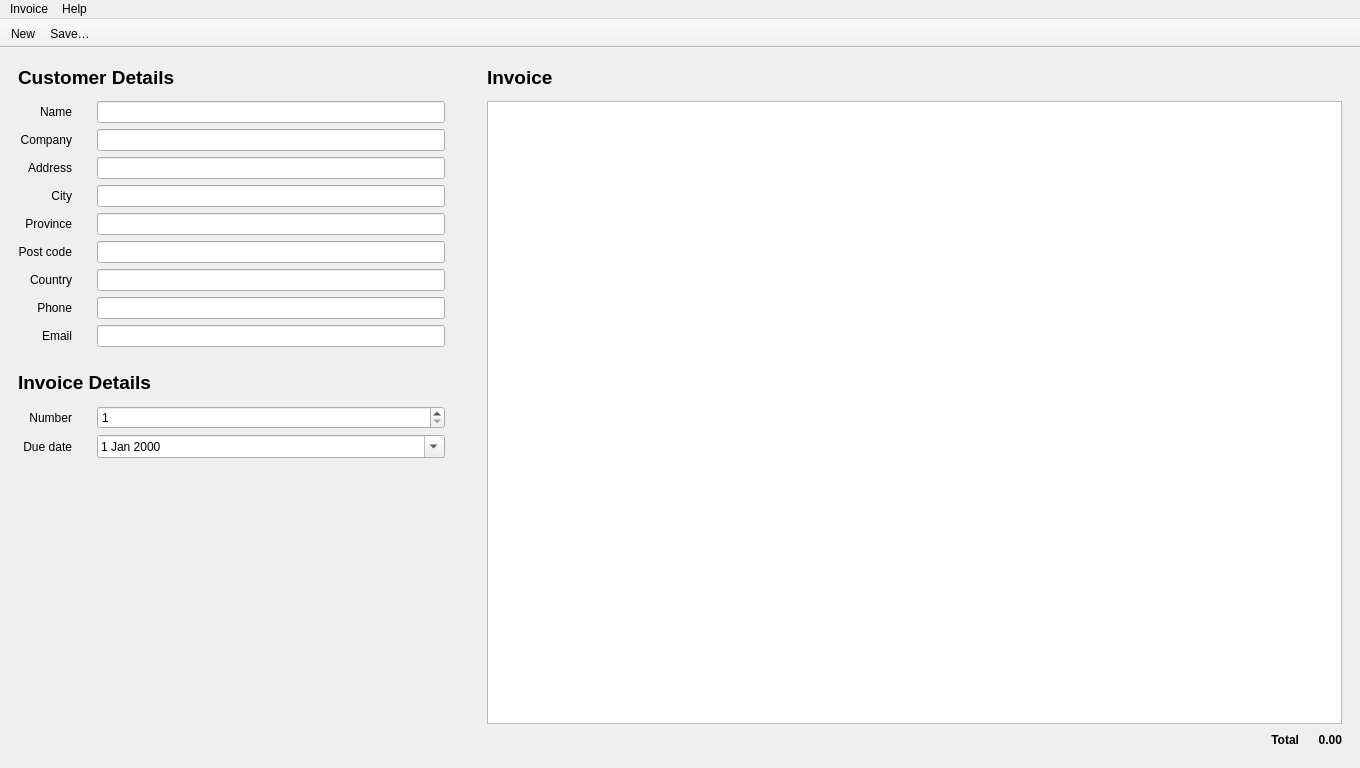
<?xml version="1.0" encoding="UTF-8"?>
<ui version="4.0">
 <author>Delvian Valentine</author>
 <class>MainWindow</class>
 <widget class="QMainWindow" name="MainWindow">
  <property name="geometry">
   <rect>
    <x>0</x>
    <y>0</y>
    <width>1360</width>
    <height>768</height>
   </rect>
  </property>
  <property name="windowTitle">
   <string>Yocto Invoice</string>
  </property>
  <widget class="QWidget" name="centralwidget">
   <layout class="QHBoxLayout" name="horizontalLayout_2" stretch="1,0,2">
    <property name="leftMargin">
     <number>18</number>
    </property>
    <property name="topMargin">
     <number>18</number>
    </property>
    <property name="rightMargin">
     <number>18</number>
    </property>
    <property name="bottomMargin">
     <number>18</number>
    </property>
    <item>
     <layout class="QGridLayout" name="gridLayout">
      <item row="6" column="0">
       <widget class="QLabel" name="label_5">
        <property name="text">
         <string>Province</string>
        </property>
        <property name="alignment">
         <set>Qt::AlignRight|Qt::AlignTrailing|Qt::AlignVCenter</set>
        </property>
       </widget>
      </item>
      <item row="3" column="2">
       <widget class="QLineEdit" name="edit_customer_company"/>
      </item>
      <item row="2" column="0">
       <widget class="QLabel" name="label">
        <property name="text">
         <string>Name</string>
        </property>
        <property name="alignment">
         <set>Qt::AlignRight|Qt::AlignTrailing|Qt::AlignVCenter</set>
        </property>
       </widget>
      </item>
      <item row="9" column="2">
       <widget class="QLineEdit" name="edit_customer_phone"/>
      </item>
      <item row="14" column="0" colspan="3">
       <spacer name="verticalSpacer_4">
        <property name="orientation">
         <enum>Qt::Vertical</enum>
        </property>
        <property name="sizeType">
         <enum>QSizePolicy::Fixed</enum>
        </property>
        <property name="sizeHint" stdset="0">
         <size>
          <width>20</width>
          <height>6</height>
         </size>
        </property>
       </spacer>
      </item>
      <item row="4" column="0">
       <widget class="QLabel" name="label_3">
        <property name="text">
         <string>Address</string>
        </property>
        <property name="alignment">
         <set>Qt::AlignRight|Qt::AlignTrailing|Qt::AlignVCenter</set>
        </property>
       </widget>
      </item>
      <item row="16" column="0">
       <widget class="QLabel" name="label_10">
        <property name="text">
         <string>Due date</string>
        </property>
        <property name="alignment">
         <set>Qt::AlignRight|Qt::AlignTrailing|Qt::AlignVCenter</set>
        </property>
       </widget>
      </item>
      <item row="15" column="0">
       <widget class="QLabel" name="label_20">
        <property name="text">
         <string>Number</string>
        </property>
        <property name="alignment">
         <set>Qt::AlignRight|Qt::AlignTrailing|Qt::AlignVCenter</set>
        </property>
       </widget>
      </item>
      <item row="17" column="0" colspan="3">
       <spacer name="verticalSpacer_5">
        <property name="orientation">
         <enum>Qt::Vertical</enum>
        </property>
        <property name="sizeHint" stdset="0">
         <size>
          <width>20</width>
          <height>40</height>
         </size>
        </property>
       </spacer>
      </item>
      <item row="10" column="2" rowspan="2">
       <widget class="QLineEdit" name="edit_customer_email"/>
      </item>
      <item row="16" column="2">
       <widget class="QDateEdit" name="edit_invoice_due_date">
        <property name="calendarPopup">
         <bool>true</bool>
        </property>
       </widget>
      </item>
      <item row="13" column="0" colspan="3">
       <widget class="QLabel" name="label_23">
        <property name="font">
         <font>
          <pointsize>14</pointsize>
          <bold>true</bold>
         </font>
        </property>
        <property name="text">
         <string>Invoice Details</string>
        </property>
       </widget>
      </item>
      <item row="0" column="0" colspan="3">
       <widget class="QLabel" name="label_14">
        <property name="font">
         <font>
          <pointsize>14</pointsize>
          <bold>true</bold>
         </font>
        </property>
        <property name="text">
         <string>Customer Details</string>
        </property>
       </widget>
      </item>
      <item row="2" column="1" rowspan="10">
       <spacer name="horizontalSpacer_2">
        <property name="orientation">
         <enum>Qt::Horizontal</enum>
        </property>
        <property name="sizeType">
         <enum>QSizePolicy::Fixed</enum>
        </property>
        <property name="sizeHint" stdset="0">
         <size>
          <width>13</width>
          <height>20</height>
         </size>
        </property>
       </spacer>
      </item>
      <item row="5" column="0">
       <widget class="QLabel" name="label_4">
        <property name="text">
         <string>City</string>
        </property>
        <property name="alignment">
         <set>Qt::AlignRight|Qt::AlignTrailing|Qt::AlignVCenter</set>
        </property>
       </widget>
      </item>
      <item row="5" column="2">
       <widget class="QLineEdit" name="edit_customer_city">
        <property name="sizePolicy">
         <sizepolicy hsizetype="Preferred" vsizetype="Fixed">
          <horstretch>0</horstretch>
          <verstretch>0</verstretch>
         </sizepolicy>
        </property>
       </widget>
      </item>
      <item row="9" column="0">
       <widget class="QLabel" name="label_8">
        <property name="text">
         <string>Phone</string>
        </property>
        <property name="alignment">
         <set>Qt::AlignRight|Qt::AlignTrailing|Qt::AlignVCenter</set>
        </property>
       </widget>
      </item>
      <item row="15" column="1" rowspan="2">
       <spacer name="horizontalSpacer_3">
        <property name="orientation">
         <enum>Qt::Horizontal</enum>
        </property>
        <property name="sizeType">
         <enum>QSizePolicy::Fixed</enum>
        </property>
        <property name="sizeHint" stdset="0">
         <size>
          <width>13</width>
          <height>20</height>
         </size>
        </property>
       </spacer>
      </item>
      <item row="2" column="2">
       <widget class="QLineEdit" name="edit_customer_name"/>
      </item>
      <item row="15" column="2">
       <widget class="QSpinBox" name="edit_invoice_num">
        <property name="minimum">
         <number>1</number>
        </property>
       </widget>
      </item>
      <item row="8" column="0">
       <widget class="QLabel" name="label_7">
        <property name="text">
         <string>Country</string>
        </property>
        <property name="alignment">
         <set>Qt::AlignRight|Qt::AlignTrailing|Qt::AlignVCenter</set>
        </property>
       </widget>
      </item>
      <item row="8" column="2">
       <widget class="QLineEdit" name="edit_customer_country"/>
      </item>
      <item row="10" column="0" rowspan="2">
       <widget class="QLabel" name="label_9">
        <property name="text">
         <string>Email</string>
        </property>
        <property name="alignment">
         <set>Qt::AlignRight|Qt::AlignTrailing|Qt::AlignVCenter</set>
        </property>
       </widget>
      </item>
      <item row="12" column="0" colspan="3">
       <spacer name="verticalSpacer">
        <property name="orientation">
         <enum>Qt::Vertical</enum>
        </property>
        <property name="sizeType">
         <enum>QSizePolicy::Fixed</enum>
        </property>
        <property name="sizeHint" stdset="0">
         <size>
          <width>20</width>
          <height>18</height>
         </size>
        </property>
       </spacer>
      </item>
      <item row="6" column="2">
       <widget class="QLineEdit" name="edit_customer_province"/>
      </item>
      <item row="4" column="2">
       <widget class="QLineEdit" name="edit_customer_address"/>
      </item>
      <item row="3" column="0">
       <widget class="QLabel" name="label_2">
        <property name="text">
         <string>Company</string>
        </property>
        <property name="alignment">
         <set>Qt::AlignRight|Qt::AlignTrailing|Qt::AlignVCenter</set>
        </property>
       </widget>
      </item>
      <item row="1" column="0" colspan="3">
       <spacer name="verticalSpacer_2">
        <property name="orientation">
         <enum>Qt::Vertical</enum>
        </property>
        <property name="sizeType">
         <enum>QSizePolicy::Fixed</enum>
        </property>
        <property name="sizeHint" stdset="0">
         <size>
          <width>20</width>
          <height>6</height>
         </size>
        </property>
       </spacer>
      </item>
      <item row="7" column="0">
       <widget class="QLabel" name="label_6">
        <property name="text">
         <string>Post code</string>
        </property>
        <property name="alignment">
         <set>Qt::AlignRight|Qt::AlignTrailing|Qt::AlignVCenter</set>
        </property>
       </widget>
      </item>
      <item row="7" column="2">
       <widget class="QLineEdit" name="edit_customer_post_code"/>
      </item>
     </layout>
    </item>
    <item>
     <spacer name="horizontalSpacer_5">
      <property name="orientation">
       <enum>Qt::Horizontal</enum>
      </property>
      <property name="sizeType">
       <enum>QSizePolicy::Fixed</enum>
      </property>
      <property name="sizeHint" stdset="0">
       <size>
        <width>36</width>
        <height>20</height>
       </size>
      </property>
     </spacer>
    </item>
    <item>
     <layout class="QVBoxLayout" name="verticalLayout">
      <item>
       <widget class="QLabel" name="label_15">
        <property name="font">
         <font>
          <pointsize>14</pointsize>
          <bold>true</bold>
         </font>
        </property>
        <property name="text">
         <string>Invoice</string>
        </property>
       </widget>
      </item>
      <item>
       <spacer name="verticalSpacer_3">
        <property name="orientation">
         <enum>Qt::Vertical</enum>
        </property>
        <property name="sizeType">
         <enum>QSizePolicy::Fixed</enum>
        </property>
        <property name="sizeHint" stdset="0">
         <size>
          <width>20</width>
          <height>6</height>
         </size>
        </property>
       </spacer>
      </item>
      <item>
       <widget class="QTableView" name="table_invoice">
        <property name="alternatingRowColors">
         <bool>true</bool>
        </property>
       </widget>
      </item>
      <item>
       <layout class="QHBoxLayout" name="horizontalLayout">
        <item>
         <spacer name="horizontalSpacer">
          <property name="orientation">
           <enum>Qt::Horizontal</enum>
          </property>
          <property name="sizeHint" stdset="0">
           <size>
            <width>40</width>
            <height>20</height>
           </size>
          </property>
         </spacer>
        </item>
        <item>
         <layout class="QGridLayout" name="gridLayout_2">
          <item row="0" column="1" rowspan="2">
           <spacer name="horizontalSpacer_4">
            <property name="orientation">
             <enum>Qt::Horizontal</enum>
            </property>
            <property name="sizeType">
             <enum>QSizePolicy::Fixed</enum>
            </property>
            <property name="sizeHint" stdset="0">
             <size>
              <width>13</width>
              <height>20</height>
             </size>
            </property>
           </spacer>
          </item>
          <item row="0" column="0" rowspan="2">
           <widget class="QLabel" name="label_13">
            <property name="font">
             <font>
              <bold>true</bold>
             </font>
            </property>
            <property name="text">
             <string>Total</string>
            </property>
            <property name="alignment">
             <set>Qt::AlignRight|Qt::AlignTrailing|Qt::AlignVCenter</set>
            </property>
           </widget>
          </item>
          <item row="0" column="2" rowspan="2">
           <widget class="QLabel" name="label_invoice_total">
            <property name="font">
             <font>
              <bold>true</bold>
             </font>
            </property>
            <property name="text">
             <string>0.00</string>
            </property>
            <property name="alignment">
             <set>Qt::AlignRight|Qt::AlignTrailing|Qt::AlignVCenter</set>
            </property>
           </widget>
          </item>
         </layout>
        </item>
       </layout>
      </item>
     </layout>
    </item>
   </layout>
  </widget>
  <widget class="QMenuBar" name="menubar">
   <property name="geometry">
    <rect>
     <x>0</x>
     <y>0</y>
     <width>1360</width>
     <height>23</height>
    </rect>
   </property>
   <widget class="QMenu" name="menuInvoice">
    <property name="title">
     <string>Invoice</string>
    </property>
    <addaction name="action_new"/>
    <addaction name="action_save"/>
    <addaction name="action_save_quote"/>
    <addaction name="separator"/>
    <addaction name="action_business_details"/>
   </widget>
   <widget class="QMenu" name="menuHelp">
    <property name="title">
     <string>Help</string>
    </property>
    <addaction name="action_about"/>
   </widget>
   <addaction name="menuInvoice"/>
   <addaction name="menuHelp"/>
  </widget>
  <widget class="QToolBar" name="toolBar">
   <property name="contextMenuPolicy">
    <enum>Qt::NoContextMenu</enum>
   </property>
   <property name="windowTitle">
    <string>toolBar</string>
   </property>
   <property name="movable">
    <bool>false</bool>
   </property>
   <attribute name="toolBarArea">
    <enum>TopToolBarArea</enum>
   </attribute>
   <attribute name="toolBarBreak">
    <bool>false</bool>
   </attribute>
   <addaction name="action_new"/>
   <addaction name="action_save"/>
  </widget>
  <action name="action_about">
   <property name="text">
    <string>About Yocto Invoice</string>
   </property>
  </action>
  <action name="action_new">
   <property name="text">
    <string>New</string>
   </property>
   <property name="shortcut">
    <string>Ctrl+N</string>
   </property>
   <property name="iconVisibleInMenu">
    <bool>false</bool>
   </property>
  </action>
  <action name="action_save">
   <property name="text">
    <string>Save…</string>
   </property>
   <property name="shortcut">
    <string>Ctrl+S</string>
   </property>
   <property name="iconVisibleInMenu">
    <bool>false</bool>
   </property>
  </action>
  <action name="action_business_details">
   <property name="text">
    <string>Business Details</string>
   </property>
  </action>
  <action name="action_save_quote">
   <property name="text">
    <string>Save Quote…</string>
   </property>
  </action>
 </widget>
 <tabstops>
  <tabstop>edit_customer_name</tabstop>
  <tabstop>edit_customer_company</tabstop>
  <tabstop>edit_customer_address</tabstop>
  <tabstop>edit_customer_city</tabstop>
  <tabstop>edit_customer_province</tabstop>
  <tabstop>edit_customer_post_code</tabstop>
  <tabstop>edit_customer_country</tabstop>
  <tabstop>edit_customer_phone</tabstop>
  <tabstop>edit_customer_email</tabstop>
  <tabstop>edit_invoice_num</tabstop>
  <tabstop>edit_invoice_due_date</tabstop>
  <tabstop>table_invoice</tabstop>
 </tabstops>
 <resources/>
 <connections/>
</ui>
